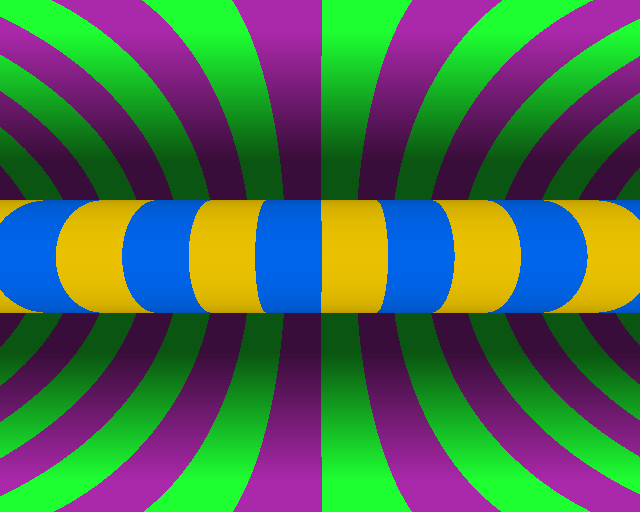
Frame 1 (no input)
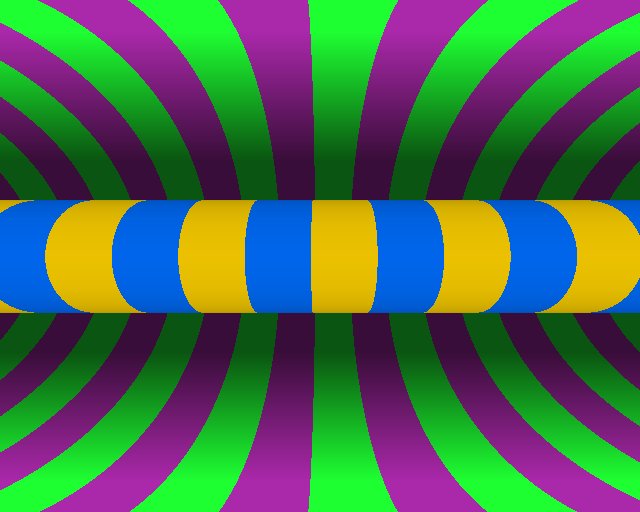
Frame 60 (the mouse pressed at the canvas centre just before this capture)
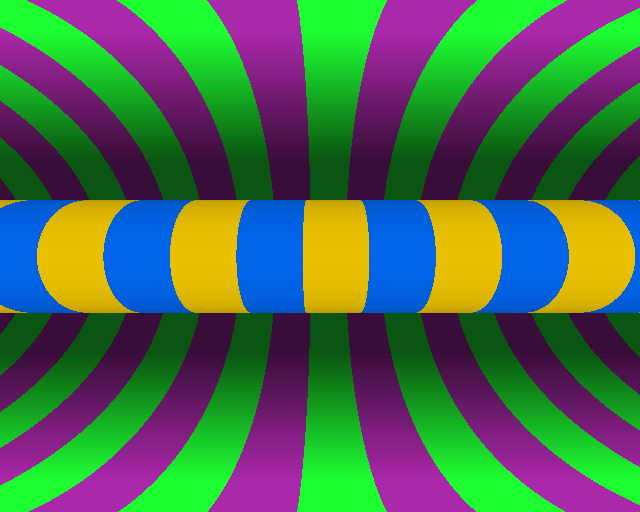
Frame 120 (the mouse held since frame 60 and released just before this capture)

The Processing sketch that drew these frames (run headless with seeded random() and noise(); from frame 60 on, the mouse is pressed at the canvas centre):

// Processing sketch: sideview
// ── sideview.pde
/* Tested on Processing 3.3.5 */

final int shift = 4;
final int WIDTH = 640;
final int HEIGHT = 512;

final float near_z = 256;
final float far_z = near_z + 256;
final float focal_length = 256;
final float stripe = WIDTH / 7.0;

int palette[][];

void settings() {
  size(WIDTH, HEIGHT);
  noSmooth();
}

void drawLine(int y, float x, float w, float l, int palnum) {
  float ds = 1.0 / abs(w);
  float s = -width / 2.0 * ds - x;
  int sc = (int)floor(s);

  s -= sc;

  for (int i = 0; i < width; i++) {
    s += ds;
    if (s > x + 0.0001) /* damn mantissa noise! */ {
      s -= 1.0;
      sc++;
    }
    int c = palette[palnum][(sc % 2 == 0) ? 0 : 1];
    pixels[y * width + i] = lerpColor(color(0,0,0), c, l);
  }
}

void clearLine(int y) {
  for (int i = 0; i < width; i++) {
    pixels[y * width + i] = color(0, 0, 0);
  }
}

void setup() {
  background(0);
  loadPixels();

  palette = new int[2][2];
  palette[0][0] = color(170, 40, 170);
  palette[1][0] = color(0, 110, 255);
  palette[0][1] = color(30, 255, 50);
  palette[1][1] = color(255, 210, 0);
}

void draw() {
  ArrayList<Drawable> sl = new ArrayList<Drawable>();

  //sl.add(new Segment(-96, 512, -320, 256));
  //sl.add(new Segment(-96, 512, 96, 512));
  //sl.add(new Segment(96, 512, 320, 256));

  sl.add(new Circle(0, 384, 256 + 32, Side.INNER));
  sl.add(new Circle(0, 384 + 64, 96, Side.OUTER));

  for (int i = 0; i < height; i++) {
    Line camera = new Line(0, 0, i - height / 2, focal_length);
    boolean present = false;
    float z = MAX_FLOAT;
    int palnum = 0;

    for (int j = 0; j < sl.size(); j++) {
      Drawable s = sl.get(j);
      try {
        PVector meet = s.intersection(camera);
        if (z > meet.y) {
          z = meet.y;
          palnum = j;
        }
        present = true;
      } catch(ArithmeticException e) {
      }
    }

    if (present) {
      /* calculate stripe width */
      /* 3d -> 2d */
      float w = abs(stripe * focal_length / z);
      /* calculate stripe luminescence */
      z = constrain(z, near_z - 64, far_z + 64);
      float l = (z - near_z - 64) / (far_z - near_z + 128);
      /* calculate stripe offset */
      float x = frameCount / 64.0;
      drawLine(i, x - floor(x), w, lerp(1.0, 0.0, l), palnum);
    } else {
      clearLine(i);
    }
  }

  updatePixels();
}

interface Drawable {
  PVector intersection(Line other);
}

class Line {
  /* General equation: A * x + B * y + C = 0 */
  float a, b, c;

  float x0, y0;
  float x1, y1;

  Line(float _x0, float _y0, float _x1, float _y1) {
    x0 = _x0; y0 = _y0; x1 = _x1; y1 = _y1;
    a = y0 - y1;
    b = x1 - x0;
    c = (x0 - x1) * y0 + (y1 - y0) * x0;
  }

  float dx() { return x1 - x0; }
  float dy() { return y1 - y0; }

  PVector intersection(Line other) {
    float x = (b * other.c - other.b * c) / (other.b * a - b * other.a);
    float y = - (a * x + c) / b;
    return new PVector(x, y);
  }

  public String toString() {
    return "Line(" + str(a) + ", " + str(b) + ", " + str(c) + ")";
  }
}

class Segment extends Line implements Drawable {
  /* Parametric equation: p0 + (p1 - p0) * t = 0, t \in [0,1] */

  Segment(float x0, float y0, float x1, float y1) {
    super(x0, y0, x1, y1);
  }

  PVector intersection(Line line) {
    PVector pk = super.intersection(line);

    float tx = (pk.x - x0) / dx();
    float ty = (pk.y - y0) / dy();

    if (tx < 0 || tx > 1)
      throw new ArithmeticException();
    if (ty < 0 || ty > 1)
      throw new ArithmeticException();

    return pk;
  }

  public String toString() {
    return "Segment(" + str(x0) + ", " + str(y0) + " -> " + str(x1) + ", " + str(y1) + ")";
  }
}

float sgn(float x) {
  if (x < 0)
    return -1;
  return 1;
}

enum Side { INNER, OUTER }; 

class Circle implements Drawable {
  /* Equation: (x - a)^2 + (y - b)^2 = r^2 */
  float a, b;
  float r;
  Side side;

  Circle(float _x, float _y, float _r, Side _side) {
    a = _x; b = _y; r = _r; side = _side;
  }

  PVector intersection(Line line) {
    /* http://mathworld.wolfram.com/Circle-LineIntersection.html */
    float x0 = line.x0 - a;
    float y0 = line.y0 - b;
    float x1 = line.x1 - a;
    float y1 = line.y1 - b;

    float dx = x1 - x0;
    float dy = y1 - y0;
    float dr2 = sq(dx) + sq(dy);
    float D = x0 * y1 - x1 * y0;
    float Delta = sq(r) * dr2 - sq(D);

    if (Delta < 0) {
      throw new ArithmeticException();
    }

    if (Delta == 0) {
      return new PVector(D * dy / dr2 + a, -D * dx / dr2 + b);
    }

    float xi = (D * dy + sgn(dy) * dx * sqrt(Delta)) / dr2;
    float yi = (-D * dx + abs(dy) * sqrt(Delta)) / dr2;

    float xj = (D * dy - sgn(dy) * dx * sqrt(Delta)) / dr2;
    float yj = (-D * dx - abs(dy) * sqrt(Delta)) / dr2;

    boolean which = (side == Side.OUTER) ? (yi < yj) : (yj < yi);

    if (which) {
      return new PVector(xi + a, yi + b);  
    } else {
      return new PVector(xj + a, yj + b);
    }
  }
}
